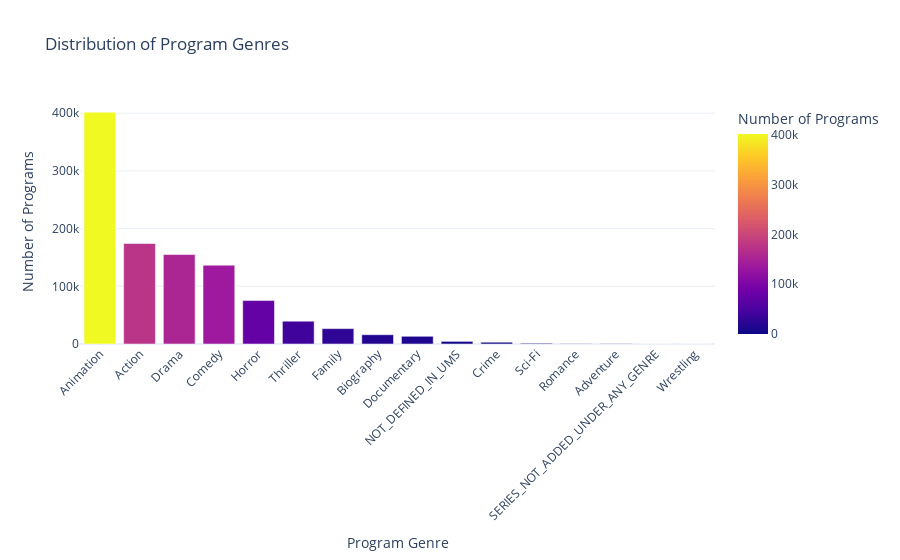

The code cell stored with this chart in its notebook:
### Markdown cell above
## Distribution Of Program Genres

### Code cell
genre_counts = df['program_genre'].value_counts()

genre_distribution = pd.DataFrame({
    'Genre': genre_counts.index,
    'Count': genre_counts.values
})

fig = px.bar(genre_distribution,
             x='Genre',
             y='Count',
             title='Distribution of Program Genres',
             labels={'Genre': 'Program Genre', 'Count': 'Number of Programs'},
             color='Count', 
             template='plotly_white') 

fig.update_layout(xaxis_title="Program Genre",
                  yaxis_title="Number of Programs",
                  xaxis_tickangle=-45) 
fig.show()

### Figure 1 — Plotly figure (JSON) as saved in the notebook; plotly's stock layout.template omitted (floating-point values rounded to 4 significant figures)
{"data": [{"hovertemplate": "Program Genre=%{x}<br>Number of Programs=%{marker.color}<extra></extra>", "legendgroup": "", "marker": {"color": [401730, 174155, 155048, 136577, 75306, 39601, 26668, 16135, 13291, 4535, 3232, 1322, 512, 239, 216, 8], "coloraxis": "coloraxis", "pattern": {"shape": ""}}, "name": "", "orientation": "v", "showlegend": false, "textposition": "auto", "type": "bar", "x": ["Animation", "Action", "Drama", "Comedy", "Horror", "Thriller", "Family", "Biography", "Documentary", "NOT_DEFINED_IN_UMS", "Crime", "Sci-Fi", "Romance", "Adventure", "SERIES_NOT_ADDED_UNDER_ANY_GENRE", "Wrestling"], "xaxis": "x", "y": [401730, 174155, 155048, 136577, 75306, 39601, 26668, 16135, 13291, 4535, 3232, 1322, 512, 239, 216, 8], "yaxis": "y"}], "layout": {"barmode": "relative", "coloraxis": {"colorbar": {"title": {"text": "Number of Programs"}}, "colorscale": [[0, "#0d0887"], [0.1111, "#46039f"], [0.2222, "#7201a8"], [0.3333, "#9c179e"], [0.4444, "#bd3786"], [0.5556, "#d8576b"], [0.6667, "#ed7953"], [0.7778, "#fb9f3a"], [0.8889, "#fdca26"], [1, "#f0f921"]]}, "legend": {"tracegroupgap": 0}, "title": {"text": "Distribution of Program Genres"}, "xaxis": {"anchor": "y", "domain": [0, 1], "tickangle": -45, "title": {"text": "Program Genre"}}, "yaxis": {"anchor": "x", "domain": [0, 1], "title": {"text": "Number of Programs"}}}}
